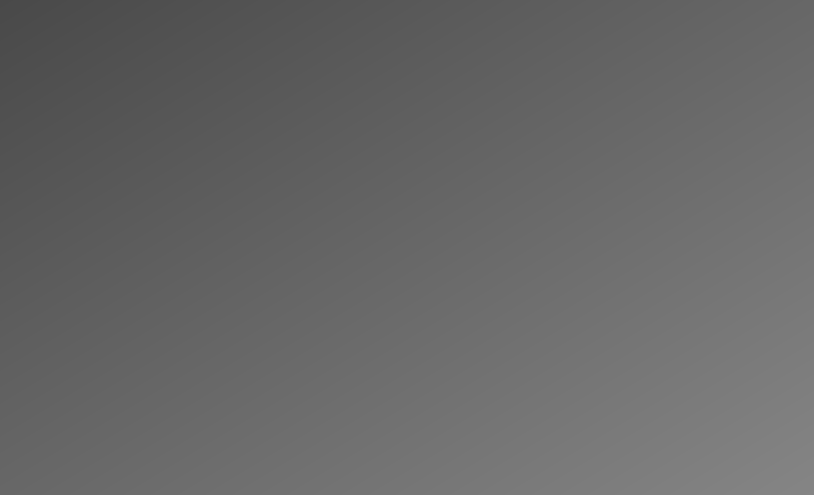
<?xml version="1.0" encoding="UTF-8"?>
<ui version="4.0">
 <class>Zone_3</class>
 <widget class="QWidget" name="Zone_3">
  <property name="geometry">
   <rect>
    <x>0</x>
    <y>0</y>
    <width>814</width>
    <height>495</height>
   </rect>
  </property>
  <property name="windowTitle">
   <string>ВЕНТИЛЯЦИЯ</string>
  </property>
  <property name="styleSheet">
   <string notr="true">#centralwidget,#Zone_3
{
	background-color: qlineargradient(spread:pad, x1:0, y1:0, x2:1, y2:1, stop:0 rgba(73, 73, 73, 255), stop:1 rgba(133, 133, 133, 255));
}
QAbstractButton:flat
{
	border: 1px solid gray;
	border-radius: 4px;
}
QAbstractButton:flat:pressed
{
	background-color: green;
}
QAbstractButton:flat[style=&quot;open&quot;]
{
	image: url(:/concrete/stop.png);
}
QAbstractButton:flat:pressed[style=&quot;open&quot;]
{
	image: url(:/concrete/down.png);
}
QAbstractButton:flat:checked[style=&quot;open&quot;]
{
	image: url(:/concrete/down.png);
}
QLabel[style=&quot;huge&quot;]
{
	font-size: 20pt;
	font-weight: bold;
	color: white;
}
QLabel[style=&quot;gigantic&quot;]
{
	font-size: 32pt;
	font-weight: bold;
	color: white;
}

QLabel[style=&quot;badge&quot;]
{
	border: 1px solid red;
	background-color: rgba(0,0,0,100);
	color: white;
	border-radius: 4px;
}
QLabel[style=&quot;vodoley-status&quot;]
{
	border: none;
	background-color: rgb(98, 160, 234);
	color: white;
	border-radius: 4px;
	font-weight: bold;
	font-size: 9pt;
	padding: 8px;
}
QLabel[style='hint']
{
	color: lightGray;
	font-weight: bold;
	font-size: 10pt;
}
QLabel[style='tips']
{
	color: lightGray;
	font-size: 7pt;
}
QLabel[style='sys']
{
	color: yellow;
	font-size: 7pt;
}
QGroupBox[style=&quot;vodoley&quot;]
{
	background-color: rgb(94, 92, 100);
	border: 1px solid gray;
}
QAbstractButton:flat[style=&quot;danger&quot;]
{
	background-color: rgba(224, 27, 36,80);
	color: lightGray;
}
QAbstractButton:flat::checked[style=&quot;danger&quot;]
{
	background-color: rgba(224, 27, 36,255);
	color: white;
}
QAbstractButton:flat[style=&quot;warning&quot;]
{
	background-color: rgba(46, 194, 126,80);
	color: lightGray;
}
QAbstractButton:flat::checked[style=&quot;warning&quot;]
{
	background-color: rgb(46, 194, 126);
	color: white;
}
</string>
  </property>
 </widget>
 <resources/>
 <connections/>
</ui>
